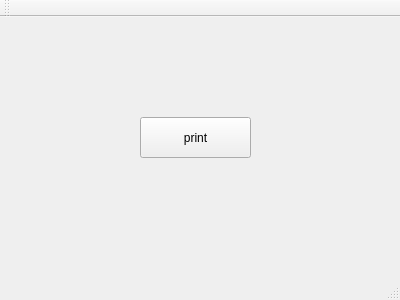
<?xml version="1.0" encoding="UTF-8"?>
<ui version="4.0">
 <class>MainWindow</class>
 <widget class="QMainWindow" name="MainWindow">
  <property name="geometry">
   <rect>
    <x>0</x>
    <y>0</y>
    <width>400</width>
    <height>300</height>
   </rect>
  </property>
  <property name="windowTitle">
   <string>MainWindow</string>
  </property>
  <widget class="QWidget" name="centralWidget">
   <widget class="QPushButton" name="commandPrint">
    <property name="geometry">
     <rect>
      <x>140</x>
      <y>100</y>
      <width>111</width>
      <height>41</height>
     </rect>
    </property>
    <property name="text">
     <string>print</string>
    </property>
   </widget>
  </widget>
  <widget class="QMenuBar" name="menuBar">
   <property name="geometry">
    <rect>
     <x>0</x>
     <y>0</y>
     <width>400</width>
     <height>23</height>
    </rect>
   </property>
  </widget>
  <widget class="QToolBar" name="mainToolBar">
   <attribute name="toolBarArea">
    <enum>TopToolBarArea</enum>
   </attribute>
   <attribute name="toolBarBreak">
    <bool>false</bool>
   </attribute>
  </widget>
  <widget class="QStatusBar" name="statusBar"/>
 </widget>
 <layoutdefault spacing="6" margin="11"/>
 <resources/>
 <connections/>
</ui>
